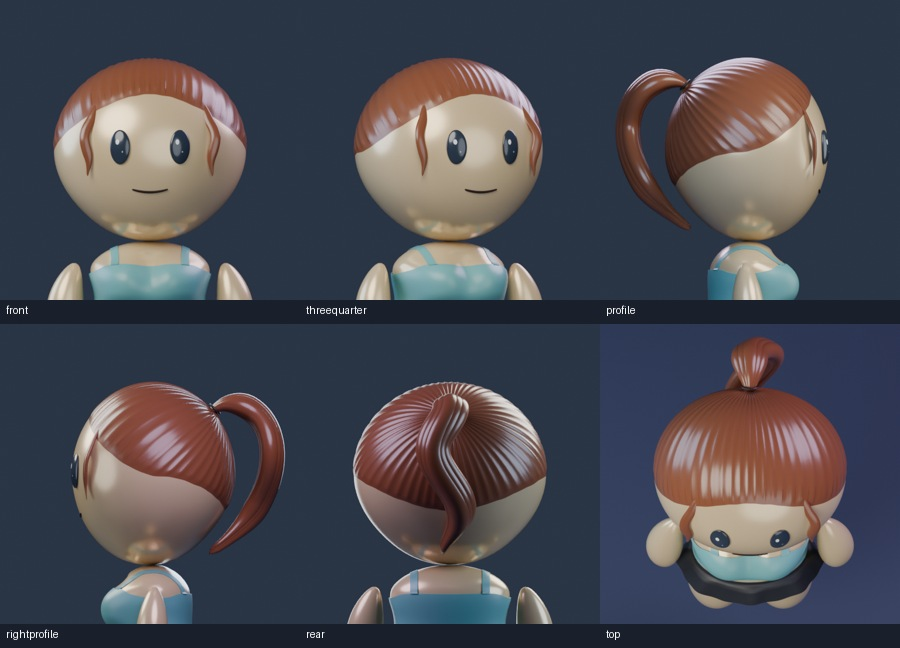
#> input picture 217/default.jpg, 900 x 648 px, given in place of chosen-front.png, which was not available
$ python make_comparison.py out.png
#> lines starting #> are read from the running program, lines starting #| are printed output that depends on the picture
### 327/tools/package_lob.py
"""Build comparison sheets and a portable update for the revision 322 catalogue."""
from argparse import ArgumentParser
import hashlib
import json
from pathlib import Path
from zipfile import ZipFile, ZIP_DEFLATED

from PIL import Image, ImageDraw, ImageFont


def sha(path):
    with path.open("rb") as stream:
        return hashlib.file_digest(stream, "sha256").hexdigest()


def sheet(root, filename, rows, size):
#> called with filename = 'comparison.jpg', size = 305
    columns = max(len(row) for row in rows)
    canvas = Image.new("RGB", (columns * size, len(rows) * (size + 27)), "#172331")
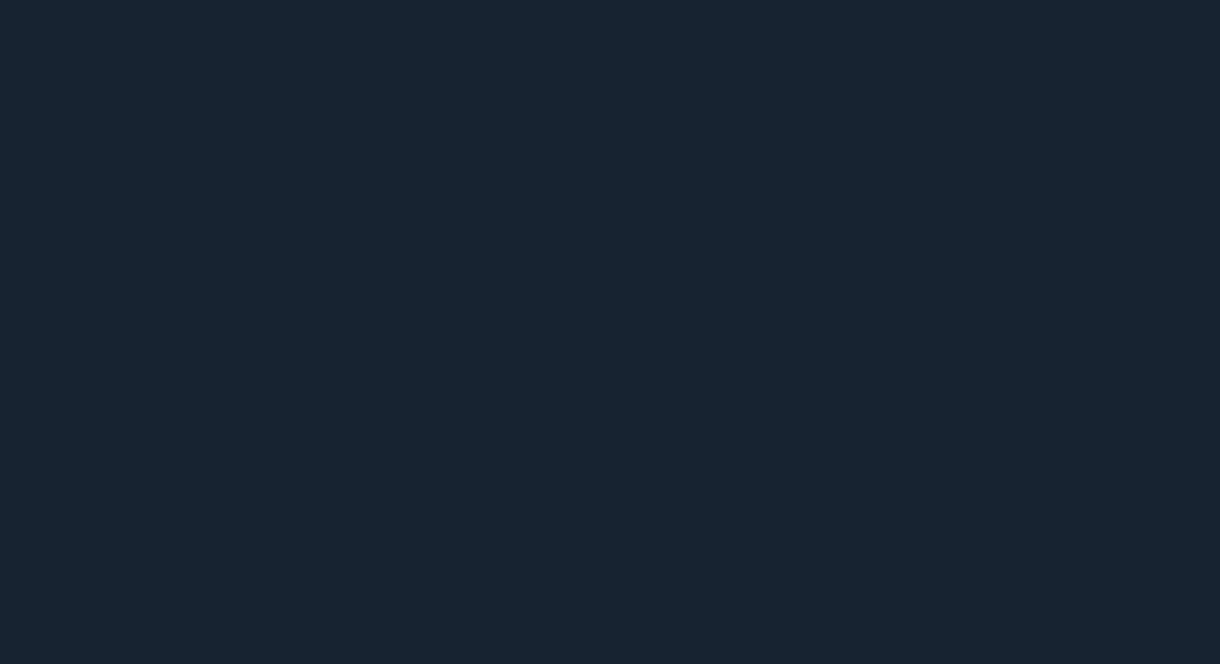
#> canvas: PIL image 1220x664 RGB; mean R, G, B 23, 35, 49
    draw = ImageDraw.Draw(canvas)
    font = ImageFont.load_default(size=14)
    for y, row in enumerate(rows):
        for x, (label, file) in enumerate(row):
            point = (x * size, y * (size + 27))
            draw.text((point[0] + 12, point[1] + 5), label, font=font, fill="white")
            with Image.open(root / "review" / (file + ".png")) as source:
#> source is the input picture: PIL image 900x648 RGB; mean R, G, B 73.8, 74.1, 81.9
                portrait = source.convert("RGBA").resize((size, size), Image.Resampling.LANCZOS)
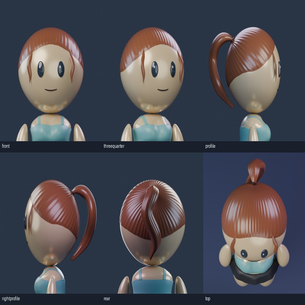
#> portrait: PIL image 305x305 RGBA; mean R, G, B, A 73.8, 74, 81.9, 255
            canvas.paste(portrait, (point[0], point[1] + 27), portrait)
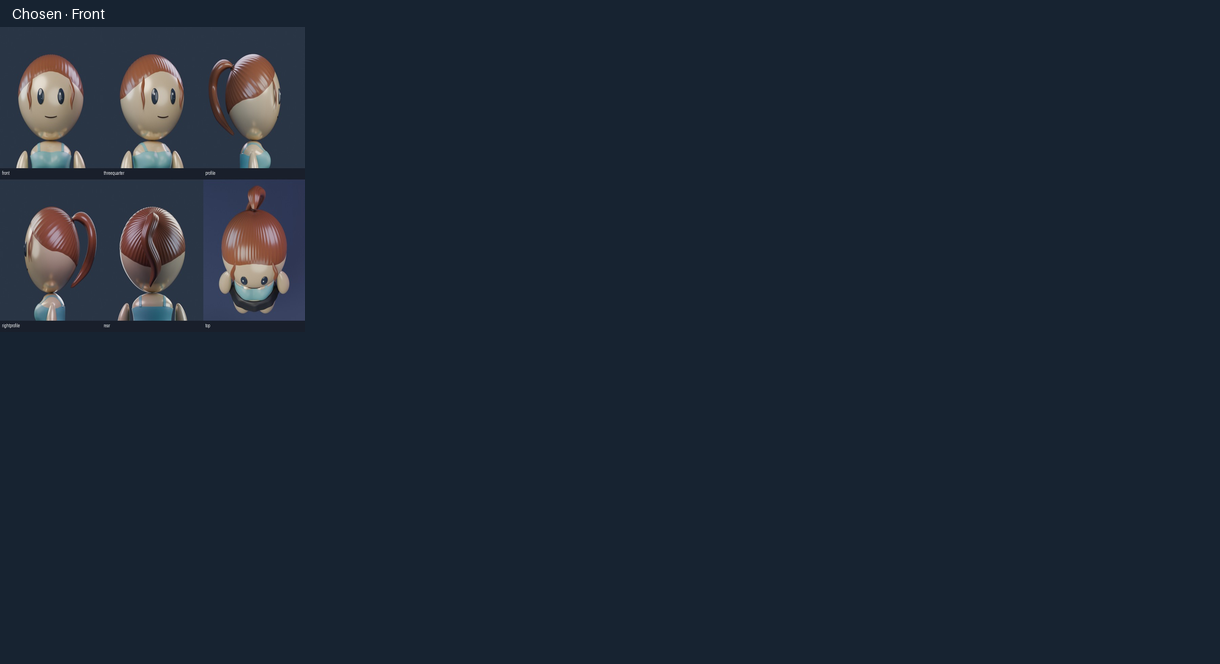
#> canvas: PIL image 1220x664 RGB; mean R, G, B 28.9, 39.6, 52.8
    canvas.save(root / filename, quality=94)


# [66 lines left out: function package, not called in this run]


# [6 lines that do not run on import are left out]

### 333/tools/make_comparison.py
"""Make the chosen and rebuilt Bob comparison sheets."""
from pathlib import Path
import sys
sys.path.insert(0, str(Path(__file__).resolve().parents[2] / "327/tools"))
from package_lob import sheet

if __name__ == "__main__":
    output = Path(sys.argv[1])
    views = (("front", "Front"), ("threequarter", "Three-quarter"), ("profile", "Side"), ("rear", "Back"))
#> (the run stopped early here; a loop or call above may not have finished)
